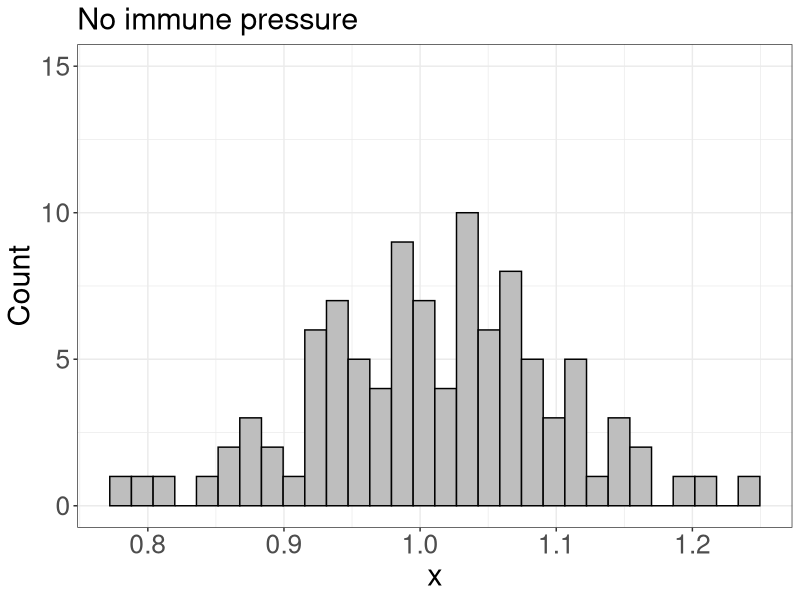
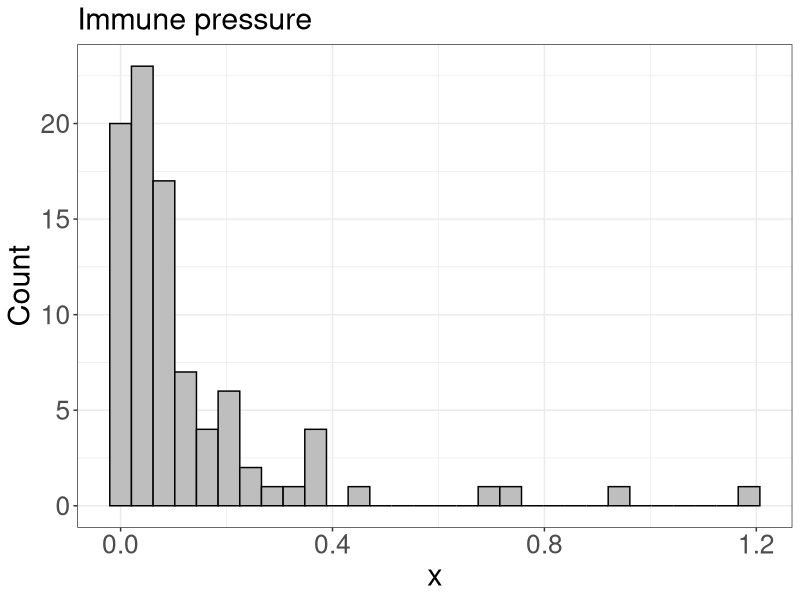
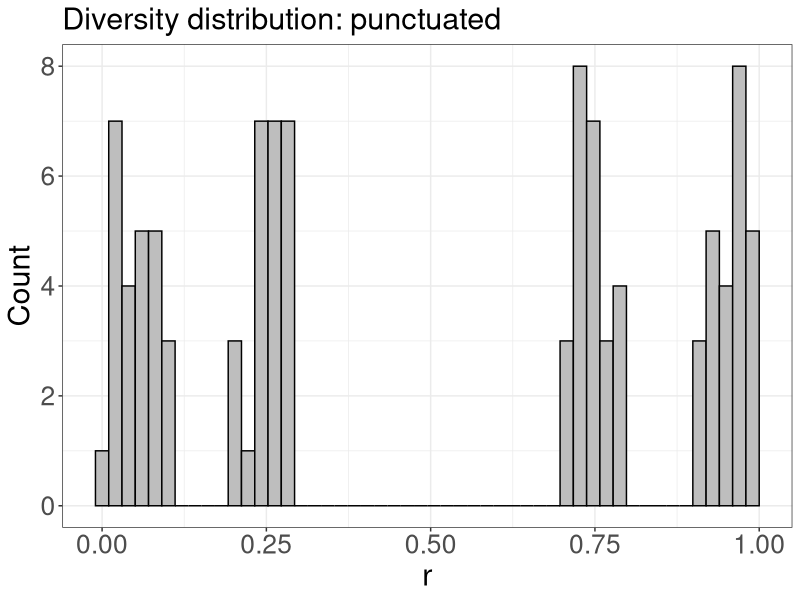
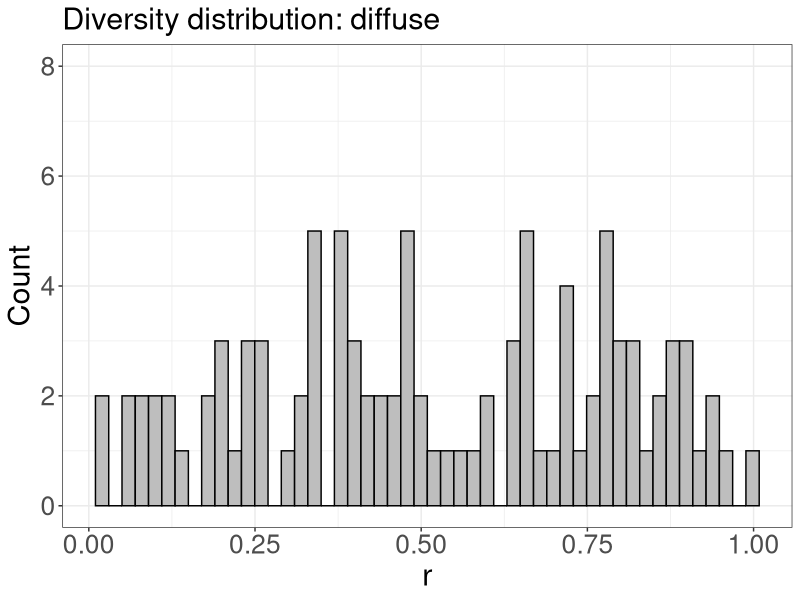
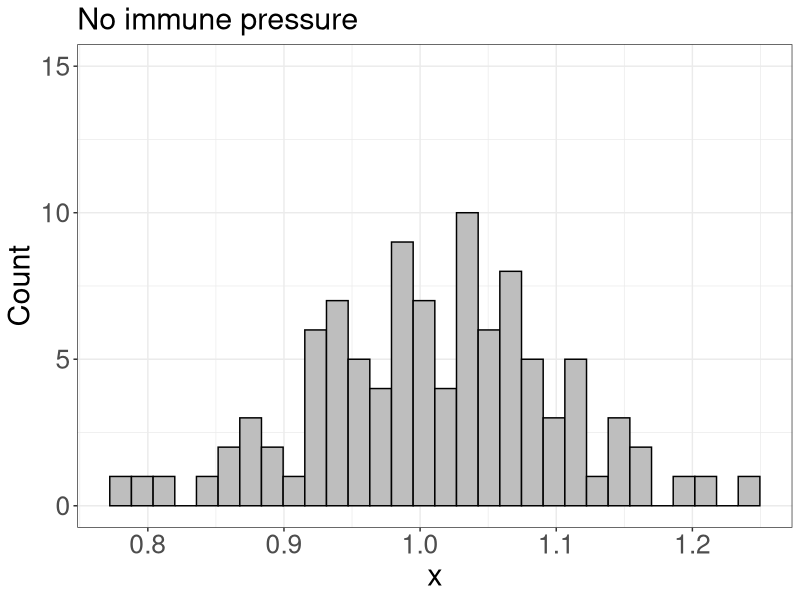
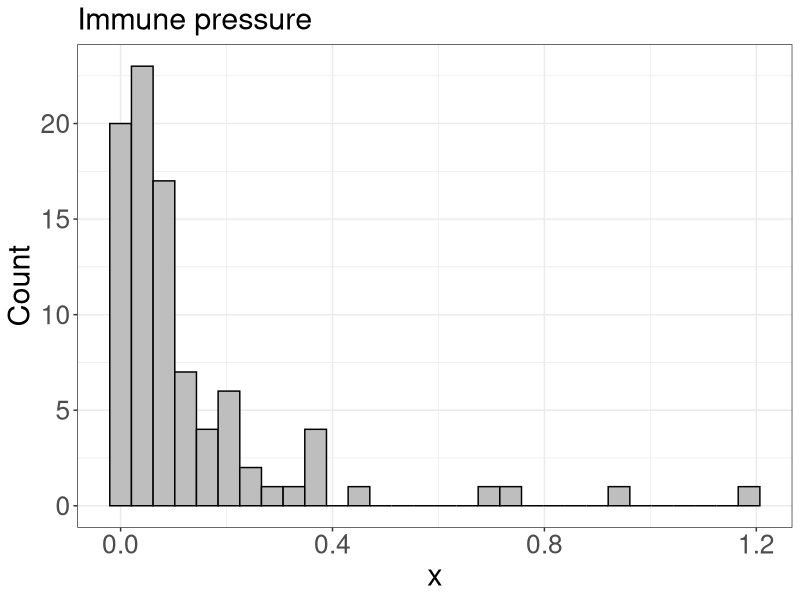
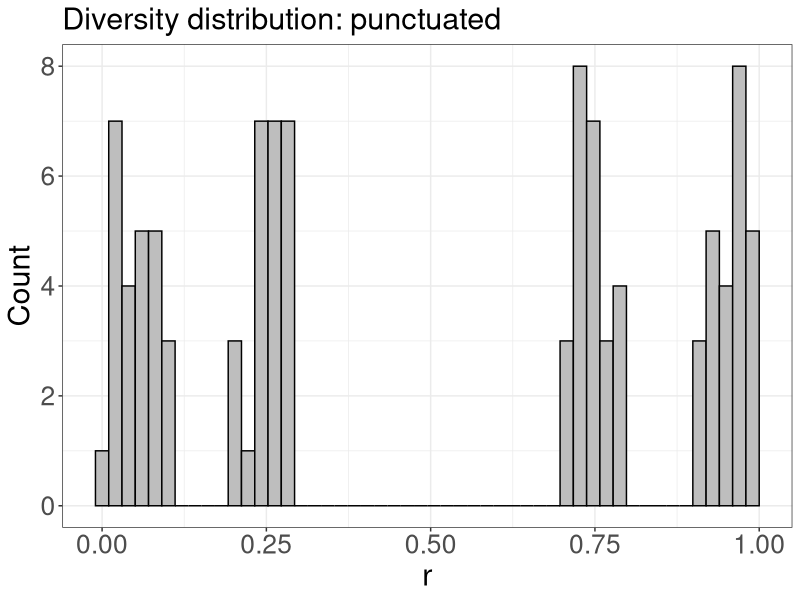
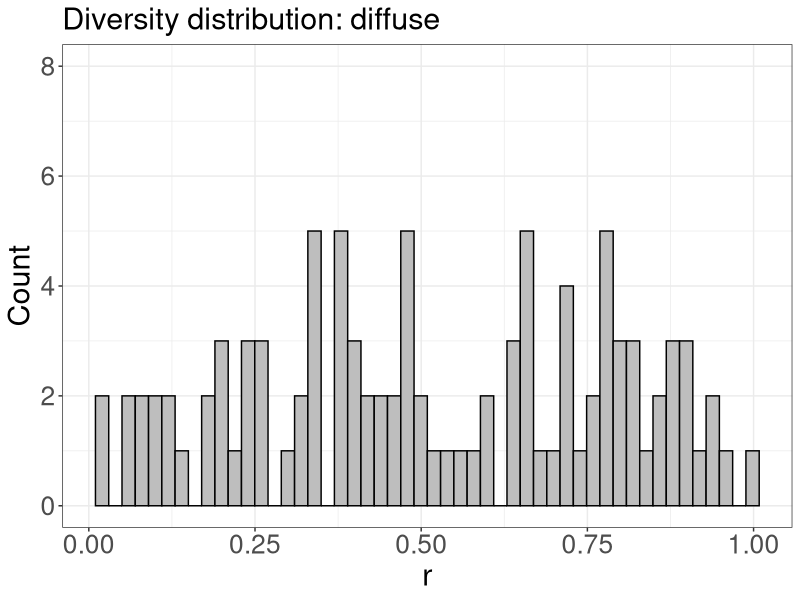

Here is the R script that generated these plots, in order: (Note: this script raises an error after producing the figures.)
library(tidyverse)

#generate random normally distributed and lognormally distributed fitness values
set.seed(1)
fit.dist.norm <- as.data.frame(rnorm(100, mean = 1 , sd = 0.1))
colnames(fit.dist.norm) <- "x"
ggplot(data = fit.dist.norm, aes(x = x))+
  geom_histogram(bins = 30, fill = "grey", color = "black")+
  #xlim(c(0,1.5))+
  ylim(c(0,15))+
  ylab("Count")+
  ggtitle("No immune pressure")+
  theme_bw()+
  theme(axis.title = element_text(size = 22),
        axis.text = element_text(size = 19),
        plot.title = element_text(size = 22))
ggsave("runs/run_120224/figs/nopressure_hist.png")

set.seed(1)
fit.dist.total <- as.data.frame(rgamma(90,shape = 0.5, scale = 0.3))
colnames(fit.dist.total) <- "x"
ggplot(data = fit.dist.total, aes(x = x))+
  geom_histogram(bins = 30, fill = "grey", color = "black")+
  #xlim(c(0,1.2))+
  #ylim(c(0,15))+
  ylab("Count")+
  ggtitle("Immune pressure")+
  theme_bw()+
  theme(axis.title = element_text(size = 22),
        axis.text = element_text(size = 19),
        plot.title = element_text(size = 22))
ggsave("runs/run_120224/figs/pressure_hist.png")


#generate random normally distributed small fitness offsets
set.seed(1)
off.dist <- rnorm(100, mean = 0.02, sd = 0.001)

#generate relatedness spectra
#punctuated diversity
set.seed(1)
r.punc <- as.data.frame(c(runif(25, 0, 0.1), runif(25, 0.2,0.3), 
                     runif(25, 0.7,0.8), runif(25, 0.9,1)))
colnames(r.punc) <- "r"

#diffuse diversity
set.seed(1)
r.diff <- as.data.frame(runif(100,0,1))
colnames(r.diff) <- "r"

ggplot(data = r.punc, aes(x = r))+
  geom_histogram(bins = 50, fill = "grey", color = "black")+
  ylim(c(0,8))+
  ylab("Count")+
  ggtitle("Diversity distribution: punctuated")+
  theme_bw()+
  theme(axis.title = element_text(size = 22),
        axis.text = element_text(size = 19),
        plot.title = element_text(size = 22))
ggsave("runs/run_120224/figs/r_punctuated.png")

ggplot(data = r.diff, aes(x = r))+
  geom_histogram(bins = 50, fill = "grey", color = "black")+
  ylim(c(0,8))+
  ylab("Count")+
  ggtitle("Diversity distribution: diffuse")+
  theme_bw()+
  theme(axis.title = element_text(size = 22),
        axis.text = element_text(size = 19),
        plot.title = element_text(size = 22))
ggsave("runs/run_120224/figs/r_diffuse.png")

#build genotypes
build.abc.punc <- function(fit,off,r){
  gen.mat <- list()
  for(i in 1:2){
    gen.mat[[i]] <- matrix(data = NA, nrow = 3, ncol = 2)
    rownames(gen.mat[[i]]) <- c("A","B","C")
    colnames(gen.mat[[i]]) <- c("x","r")
    gen.mat[[i]][,1] <- sample(fit$x, 3)
    gen.mat[[i]][1,2] <- sample(r$r,1)
    gen.mat[[i]][2,2] <- gen.mat[[i]][1,2] + (sample(c(1,-1), 1, replace = T)) * sample(off,1)
    gen.mat[[i]][3,2] <- gen.mat[[i]][1,2] + (sample(c(1,-1), 1, replace = T)) * sample(off,1)
  }
  names(gen.mat) <- c("i1","i2")
  return(gen.mat)
}
build.ab.punc <- function(fit,fit.plus,off,r){
  gen.mat <- list()
  for(i in 1:2){
    gen.mat[[i]] <- matrix(data = NA, nrow = 3, ncol = 2)
    rownames(gen.mat[[i]]) <- c("A","B","C")
    colnames(gen.mat[[i]]) <- c("x","r")
    gen.mat[[i]][1,1] <- sample(fit.plus$x, 1)
    gen.mat[[i]][2,1] <- sample(fit.plus$x, 1)
    gen.mat[[i]][3,1] <- sample(fit$x, 1)
    gen.mat[[i]][1,2] <- sample(r$r,1)
    gen.mat[[i]][2,2] <- gen.mat[[i]][1,2] + (sample(c(1,-1), 1, replace = T)) * sample(off,1)
    gen.mat[[i]][3,2] <- gen.mat[[i]][1,2] + (sample(c(1,-1), 1, replace = T)) * sample(off,1)
  }
  names(gen.mat) <- c("i1","i2")
  return(gen.mat)
}
build.c.punc <- function(fit,fit.plus,off,r){
  gen.mat <- list()
  for(i in 1:2){
    gen.mat[[i]] <- matrix(data = NA, nrow = 3, ncol = 2)
    rownames(gen.mat[[i]]) <- c("A","B","C")
    colnames(gen.mat[[i]]) <- c("x","r")
    gen.mat[[i]][1,1] <- sample(fit$x, 1)
    gen.mat[[i]][2,1] <- sample(fit$x, 1)
    gen.mat[[i]][3,1] <- sample(fit.plus$x, 1)
    gen.mat[[i]][1,2] <- sample(r$r,1)
    gen.mat[[i]][2,2] <- gen.mat[[i]][1,2] + (sample(c(1,-1), 1, replace = T)) * sample(off,1)
    gen.mat[[i]][3,2] <- gen.mat[[i]][1,2] + (sample(c(1,-1), 1, replace = T)) * sample(off,1)
  }
  names(gen.mat) <- c("i1","i2")
  return(gen.mat)
}

set.seed(1)
gen.list.abc.punc <- replicate(100, build.abc.punc(fit.dist.norm,off.dist,r.punc), 
                          simplify = F)
set.seed(1)
gen.list.ab.punc <- replicate(100, build.ab.punc(fit.dist.norm,fit.dist.total,off.dist,
                                                r.punc), simplify = F)
set.seed(1)
gen.list.c.punc <- replicate(100, build.c.punc(fit.dist.norm,fit.dist.total,off.dist,
                                              r.punc), simplify = F)
gen.lists.punc <- list("abc" = gen.list.abc.punc, "ab" = gen.list.ab.punc,
                       "c" = gen.list.c.punc)
save(gen.lists.punc, file = "runs/run_120224/rdata/gen_lists_punctuated.RData")

build.abc.diff <- function(fit,r){
  gen.mat <- list()
  for(i in 1:2){
    gen.mat[[i]] <- matrix(data = NA, nrow = 3, ncol = 2)
    rownames(gen.mat[[i]]) <- c("A","B","C")
    colnames(gen.mat[[i]]) <- c("x","r")
    gen.mat[[i]][,1] <- sample(fit$x, 3)
    gen.mat[[i]][,2] <- sample(r$r,3)
  }
  names(gen.mat) <- c("i1","i2")
  return(gen.mat)
}
build.ab.diff <- function(fit,fit.plus,r){
  gen.mat <- list()
  for(i in 1:2){
    gen.mat[[i]] <- matrix(data = NA, nrow = 3, ncol = 2)
    rownames(gen.mat[[i]]) <- c("A","B","C")
    colnames(gen.mat[[i]]) <- c("x","r")
    gen.mat[[i]][1,1] <- sample(fit.plus$x, 1)
    gen.mat[[i]][2,1] <- sample(fit.plus$x, 1)
    gen.mat[[i]][3,1] <- sample(fit$x, 1)
    gen.mat[[i]][,2] <- sample(r$r,3)
  }
  names(gen.mat) <- c("i1","i2")
  return(gen.mat)
}
build.c.diff <- function(fit,fit.plus,r){
  gen.mat <- list()
  for(i in 1:2){
    gen.mat[[i]] <- matrix(data = NA, nrow = 3, ncol = 2)
    rownames(gen.mat[[i]]) <- c("A","B","C")
    colnames(gen.mat[[i]]) <- c("x","r")
    gen.mat[[i]][1,1] <- sample(fit$x, 1)
    gen.mat[[i]][2,1] <- sample(fit$x, 1)
    gen.mat[[i]][3,1] <- sample(fit.plus$x, 1)
    gen.mat[[i]][,2] <- sample(r$r,3)
  }
  names(gen.mat) <- c("i1","i2")
  return(gen.mat)
}

set.seed(1)
gen.list.abc.diff <- replicate(100, build.abc.diff(fit.dist.norm,r.diff), 
                               simplify = F)
set.seed(1)
gen.list.ab.diff <- replicate(100, build.ab.diff(fit.dist.norm,fit.dist.total,r.diff), 
                              simplify = F)
set.seed(1)
gen.list.c.diff <- replicate(100, build.c.diff(fit.dist.norm,fit.dist.total,r.diff),
                             simplify = F)
gen.lists.diff <- list("abc" = gen.list.abc.diff, "ab" = gen.list.ab.diff,
                       "c" = gen.list.c.diff)

save(gen.lists.diff, file = "runs/run_120224/rdata/gen_lists_diffuse.RData")

#generate list of possible genotype combinations
combo <- as.data.frame(matrix(data = c("A1","A2","B1","B2","C1","C2"), ncol = 3, nrow = 2))
colnames(combo) <- c("A","B","C")
combo <- expand(combo,A,B,C)
combo <- split(combo,1:nrow(combo))
combo <- unlist(lapply(combo, paste0, collapse = ""))
save(combo,file = "runs/run_120224/rdata/combo.RData")


